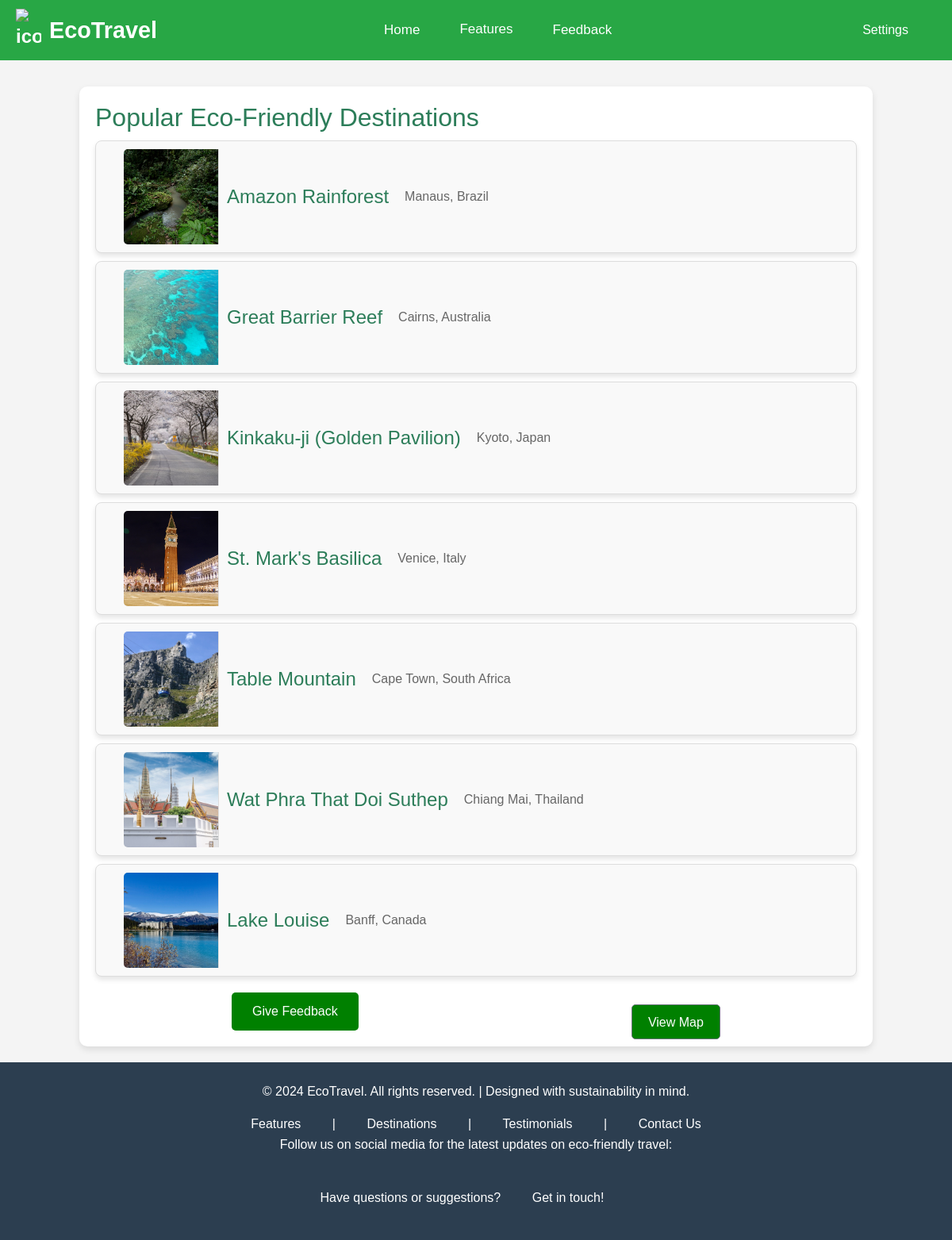
The page /home on the database its author committed.
### eco_travel_app/models.py (models this page shows, shortened)
class Destination(models.Model):
    name = models.CharField(max_length=200)
    country = models.CharField(max_length=100)
    city = models.CharField(max_length=100)
    description = models.TextField()
    image = models.ImageField(upload_to='static/', blank=True)  # Path corrected
    eco_rating = models.FloatField(default=0)  # User-assigned eco-friendliness rating
    best_season = models.CharField(max_length=100, blank=True)
    activities = models.TextField()  # Eco-friendly activities, e.g., hiking, cycling, etc.

### eco_travel_app/views.py (the view)
# urls.py: path('', views.homepage, name='home'),
def home(request):
    destinations = Destination.objects.all()[:7]  # Display top 5 destinations
    return render(request, 'home.html', {'destinations': destinations})

### eco_travel_app/templates/home.html (shortened to what this page needs)
{% load static %}
<!DOCTYPE html>
<html lang="en">
  <head>
    <link
      href="https://cdn.jsdelivr.net/npm/bootstrap@5.3.3/dist/css/bootstrap.min.css"
      rel="stylesheet"
    />
    <link rel="stylesheet" type="text/css" href="{% static 'bookings.css' %}" />
  </head>
  <body>
    <nav class="navbar">
      <div class="logo">
        <img
          style="width: 32px; margin-right: 5px"
          src="https://cdn-icons-png.freepik.com/256/1265/1265656.png?ga=GA1.1.240818908.1726982020&semt=ais_hybrid"
          alt="icon"
        />
        <a href="/" style="margin: 5px; padding: 0">EcoTravel</a>
      </div>
      <div class="navbar-center">
        <a href="{% url 'homepage' %}" class="home">Home</a>
        <div class="dropdown">
          <a href="" class="features" style="position: relative; top: 9px"
            >Features</a
          >
        </div>
        <a href="{% url 'feedback' %}" class="feedback">Feedback</a>
      </div>
      <div class="navbar-right">
        <div class="dropdown">
          <a href="#" class="settings">Settings</a>
        </div>
      </div>
    </nav>
    <section style="margin-top: 6.8rem">
      <h2>Popular Eco-Friendly Destinations</h2>
      <ul>
        {% for destination in destinations %}
        <li>
          <a href="{% url 'destination_detail' destination.pk %}">
            <img
              src="{{ destination.image.url }}"
              alt="{{ destination.name }}"
            />
            <h3>{{ destination.name }}</h3>
            <p>{{ destination.city }}, {{ destination.country }}</p>
          </a>
        </li>
        {% endfor %}
      </ul>
      <div class="button-container">
        <a
          href="{% url 'feedback' %}"
          style="
            border-radius: 5px;
            color: white;
            background-color: green;
            border: none;
            outline: none;
          "
        >
          <button
            class=""
            style="
              color: white;
              background-color: green;
              border: none;
              outline: none;
            "
          >
            Give Feedback
          </button>
        </a>
        <a
          href="{% url 'map' %}"
          class="btn btn-secondary"
          style="position: relative; top: 15px; height: 44px; background: green"
          >View Map</a
        >
      </div>
    </section>
    <footer
      class="footer text-white text-center py-4"
      style="background-color: #2c3e50"
    >
      <p>
        &copy; 2024 EcoTravel. All rights reserved. | Designed with
        sustainability in mind.
      </p>
      <div class="footer-links">
        <a href="#features" class="text-white">Features</a> |
        <a href="#destinations" class="text-white">Destinations</a> |
        <a href="#testimonials" class="text-white">Testimonials</a> |
        <a href="#contact" class="text-white">Contact Us</a>
      </div>
      <div class="social-media">
        <p>
          Follow us on social media for the latest updates on eco-friendly
          travel:
        </p>
        <a href="https://facebook.com" target="_blank"
          ></a>
        <a href="https://twitter.com" target="_blank"
          ></a>
        <a href="https://instagram.com" target="_blank"
          ></a>
      </div>
      <p>
        Have questions or suggestions?
        <a href="#contact" class="text-white">Get in touch!</a>
      </p>
    </footer>
  </body>
</html>

### static/bookings.css (style rules this page uses)
body { font-family: Arial, sans-serif; background-color: #f4f4f4; margin: 0; padding: 0; line-height: 1.6; color: #333; }
section { margin: 20px auto; padding: 20px; max-width: 1000px; background-color: white; border-radius: 10px; box-shadow: 0 4px 8px rgba(0, 0, 0, 0.1); }
h2 { font-size: 2em; color: #2c7d59; }
ul { list-style: none; padding: 0; }
li { background-color: #fff; border: 1px solid #ddd; margin: 10px 0; border-radius: 8px; overflow: hidden; box-shadow: 0 4px 6px rgba(0, 0, 0, 0.1); transition: transform 0.2s; }
li a { text-decoration: none; color: #333; display: flex; align-items: center; }
li img { width: 120px; height: 120px; object-fit: cover; border-right: 1px solid #ddd; }
li h3 { margin: 0; padding: 10px; font-size: 1.5em; }
li p { padding: 10px; margin: 0; color: #666; }
h3 { font-size: 1.75em; color: #2c7d59; margin-bottom: 15px; }
ul li { display: flex; align-items: center; background-color: #f9f9f9; }
ul li img { border-radius: 5px 0 0 5px; }
.btn { padding: 10px 20px; color: white; text-decoration: none; border-radius: 5px; font-size: 16px; }
.button-container { display: flex; justify-content: space-around; margin-top: 20px; }

### eco_travel_app/templates/home.html (style rules this page uses)
.navbar { display: flex; justify-content: space-between; align-items: center; background-color: #28a745; padding: 10px 20px; position: fixed; top: 0; width: 100%; z-index: 1000; }
.logo { font-size: 24px; color: white; text-decoration: none; font-weight: bold; }
.navbar-center { display: flex; justify-content: center; flex-grow: 1; }
.navbar-center a { color: white; text-decoration: none; padding: 10px 15px; margin: 0 10px; font-size: 17px; }
.navbar-right { display: flex; align-items: center; }
.dropdown { position: relative; }
a { color: white; text-decoration: none; padding: 10px 20px; margin: 0 15px; font-size: 16px; }
.logo { display: flex; align-items: center; }
.navbar .logo a { font-size: 1.8rem; color: #fff; font-weight: 600; }

### rows shown on the page
Destination: image (picture), name "Amazon Rainforest", city "Manaus", country "Brazil"
Destination: image (picture), name "Great Barrier Reef", city "Cairns", country "Australia"
Destination: image (picture), name "Kinkaku-ji (Golden Pavilion)", city "Kyoto", country "Japan"
Destination: image (picture), name "St. Mark's Basilica", city "Venice", country "Italy"
Destination: image (picture), name "Table Mountain", city "Cape Town", country "South Africa"
Destination: image (picture), name "Wat Phra That Doi Suthep", city "Chiang Mai", country "Thailand"
Destination: image (picture), name "Lake Louise", city "Banff", country "Canada"
